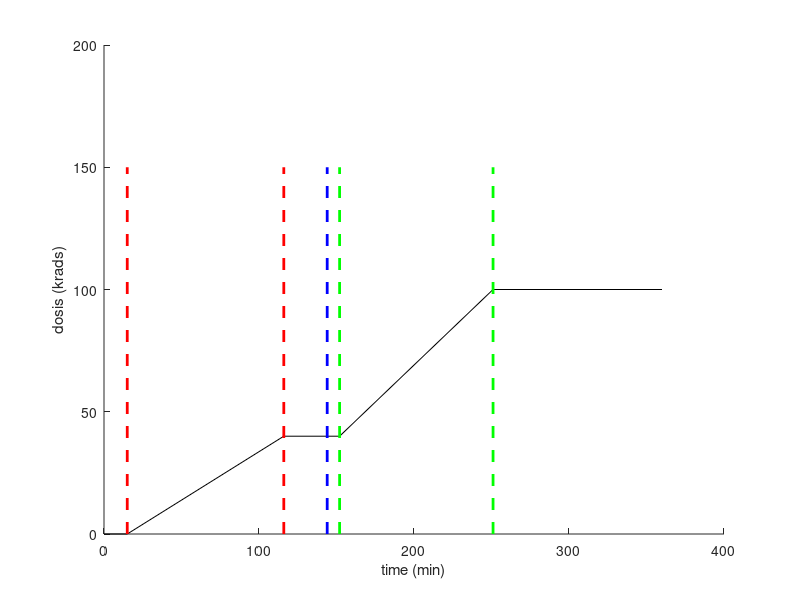

Reproduce this figure in MATLAB.
% octave file for postprocessing info
clear all;
close;
clc;


hours =5;
minutes = 60;

coordinates = [
0 0
15 0
116 40
152 40
251 100
360 100
]

y_min = 0;
y_max = 150;

hold on;
plot(coordinates(:,1),coordinates(:,2), 'k');

x = [15 116];
for i=x
  plot([i,i],[y_min,y_max],'Linewidth',2,'--', 'color','r');
end

x = 144;
for i=x
  plot([i,i],[y_min,y_max],'Linewidth',2,'--', 'color','b');
end

x = [152 251];
for i=x
  plot([i,i],[y_min,y_max],'Linewidth',2,'--', 'color','g');
end

xlabel('time (min)');
ylabel('dosis (krads)')
hold off;

print -deps test.eps;